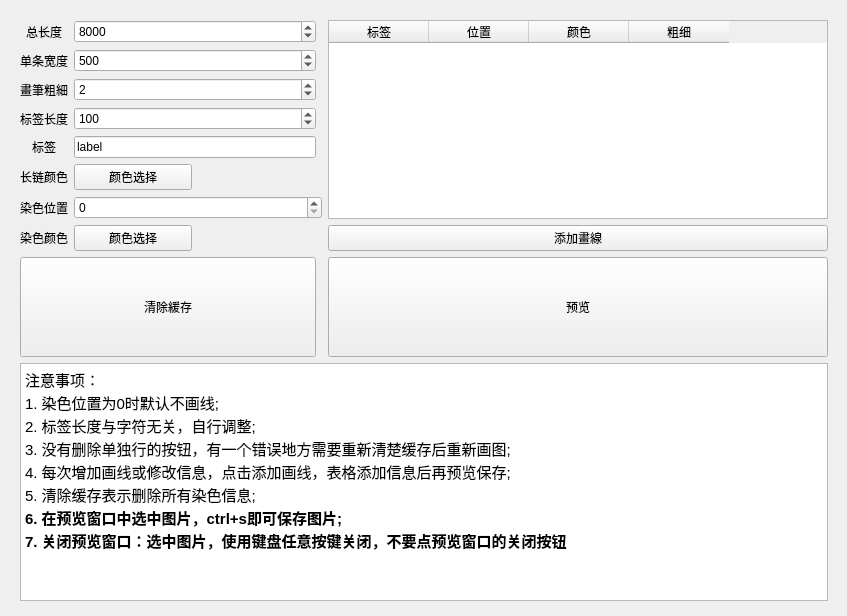
<?xml version="1.0" encoding="UTF-8"?>
<ui version="4.0">
 <class>MainWindow</class>
 <widget class="QMainWindow" name="MainWindow">
  <property name="geometry">
   <rect>
    <x>0</x>
    <y>0</y>
    <width>847</width>
    <height>616</height>
   </rect>
  </property>
  <property name="windowTitle">
   <string>MainWindow</string>
  </property>
  <widget class="QWidget" name="centralwidget">
   <widget class="QWidget" name="">
    <property name="geometry">
     <rect>
      <x>20</x>
      <y>20</y>
      <width>808</width>
      <height>581</height>
     </rect>
    </property>
    <layout class="QGridLayout" name="gridLayout">
     <item row="1" column="1">
      <widget class="QSpinBox" name="background_height">
       <property name="maximum">
        <number>1000000000</number>
       </property>
       <property name="value">
        <number>500</number>
       </property>
      </widget>
     </item>
     <item row="0" column="1">
      <widget class="QSpinBox" name="background_length">
       <property name="maximum">
        <number>1000000000</number>
       </property>
       <property name="value">
        <number>8000</number>
       </property>
      </widget>
     </item>
     <item row="0" column="3" rowspan="7">
      <widget class="QTableWidget" name="info_table">
       <property name="minimumSize">
        <size>
         <width>500</width>
         <height>0</height>
        </size>
       </property>
       <column>
        <property name="text">
         <string>标签</string>
        </property>
       </column>
       <column>
        <property name="text">
         <string>位置</string>
        </property>
       </column>
       <column>
        <property name="text">
         <string>颜色</string>
        </property>
       </column>
       <column>
        <property name="text">
         <string>粗细</string>
        </property>
       </column>
      </widget>
     </item>
     <item row="5" column="1">
      <layout class="QHBoxLayout" name="horizontalLayout_2">
       <item>
        <widget class="QPushButton" name="color_choose_2">
         <property name="text">
          <string>颜色选择</string>
         </property>
        </widget>
       </item>
       <item>
        <widget class="QWidget" name="color_widget_2" native="true"/>
       </item>
      </layout>
     </item>
     <item row="0" column="0">
      <widget class="QLabel" name="label">
       <property name="text">
        <string>总长度</string>
       </property>
       <property name="alignment">
        <set>Qt::AlignCenter</set>
       </property>
      </widget>
     </item>
     <item row="2" column="1">
      <widget class="QSpinBox" name="thickness">
       <property name="maximum">
        <number>50</number>
       </property>
       <property name="value">
        <number>2</number>
       </property>
      </widget>
     </item>
     <item row="6" column="0">
      <widget class="QLabel" name="label_4">
       <property name="text">
        <string>染色位置</string>
       </property>
       <property name="alignment">
        <set>Qt::AlignCenter</set>
       </property>
      </widget>
     </item>
     <item row="9" column="0" colspan="2">
      <widget class="QPushButton" name="clear_button">
       <property name="minimumSize">
        <size>
         <width>200</width>
         <height>100</height>
        </size>
       </property>
       <property name="text">
        <string>清除緩存</string>
       </property>
      </widget>
     </item>
     <item row="8" column="1">
      <layout class="QHBoxLayout" name="horizontalLayout">
       <item>
        <widget class="QPushButton" name="color_choose">
         <property name="text">
          <string>颜色选择</string>
         </property>
        </widget>
       </item>
       <item>
        <widget class="QWidget" name="color_widget" native="true"/>
       </item>
      </layout>
     </item>
     <item row="10" column="0" colspan="4">
      <widget class="QTextBrowser" name="textBrowser">
       <property name="html">
        <string>&lt;!DOCTYPE HTML PUBLIC &quot;-//W3C//DTD HTML 4.0//EN&quot; &quot;http://www.w3.org/TR/REC-html40/strict.dtd&quot;&gt;
&lt;html&gt;&lt;head&gt;&lt;meta name=&quot;qrichtext&quot; content=&quot;1&quot; /&gt;&lt;style type=&quot;text/css&quot;&gt;
p, li { white-space: pre-wrap; }
&lt;/style&gt;&lt;/head&gt;&lt;body style=&quot; font-family:'Ubuntu'; font-size:11pt; font-weight:400; font-style:normal;&quot;&gt;
&lt;p style=&quot; margin-top:0px; margin-bottom:0px; margin-left:0px; margin-right:0px; -qt-block-indent:0; text-indent:0px;&quot;&gt;注意事项：&lt;/p&gt;
&lt;p style=&quot; margin-top:0px; margin-bottom:0px; margin-left:0px; margin-right:0px; -qt-block-indent:0; text-indent:0px;&quot;&gt;1. 染色位置为0时默认不画线;&lt;/p&gt;
&lt;p style=&quot; margin-top:0px; margin-bottom:0px; margin-left:0px; margin-right:0px; -qt-block-indent:0; text-indent:0px;&quot;&gt;2. 标签长度与字符无关，自行调整;&lt;/p&gt;
&lt;p style=&quot; margin-top:0px; margin-bottom:0px; margin-left:0px; margin-right:0px; -qt-block-indent:0; text-indent:0px;&quot;&gt;3. 没有删除单独行的按钮，有一个错误地方需要重新清楚缓存后重新画图;&lt;/p&gt;
&lt;p style=&quot; margin-top:0px; margin-bottom:0px; margin-left:0px; margin-right:0px; -qt-block-indent:0; text-indent:0px;&quot;&gt;4. 每次增加画线或修改信息，点击添加画线，表格添加信息后再预览保存;&lt;/p&gt;
&lt;p style=&quot; margin-top:0px; margin-bottom:0px; margin-left:0px; margin-right:0px; -qt-block-indent:0; text-indent:0px;&quot;&gt;5. 清除缓存表示删除所有染色信息;&lt;/p&gt;
&lt;p style=&quot; margin-top:0px; margin-bottom:0px; margin-left:0px; margin-right:0px; -qt-block-indent:0; text-indent:0px;&quot;&gt;&lt;span style=&quot; font-weight:600;&quot;&gt;6. 在预览窗口中选中图片，ctrl+s即可保存图片;&lt;/span&gt;&lt;/p&gt;
&lt;p style=&quot; margin-top:0px; margin-bottom:0px; margin-left:0px; margin-right:0px; -qt-block-indent:0; text-indent:0px;&quot;&gt;&lt;span style=&quot; font-weight:600;&quot;&gt;7. 关闭预览窗口：选中图片，使用键盘任意按键关闭，不要点预览窗口的关闭按钮&lt;/span&gt;&lt;/p&gt;&lt;/body&gt;&lt;/html&gt;</string>
       </property>
      </widget>
     </item>
     <item row="9" column="3">
      <widget class="QPushButton" name="preview">
       <property name="minimumSize">
        <size>
         <width>0</width>
         <height>0</height>
        </size>
       </property>
       <property name="maximumSize">
        <size>
         <width>500</width>
         <height>100</height>
        </size>
       </property>
       <property name="text">
        <string>预览</string>
       </property>
       <property name="iconSize">
        <size>
         <width>16</width>
         <height>16</height>
        </size>
       </property>
      </widget>
     </item>
     <item row="5" column="0">
      <widget class="QLabel" name="label_5">
       <property name="text">
        <string>长链颜色</string>
       </property>
       <property name="alignment">
        <set>Qt::AlignCenter</set>
       </property>
      </widget>
     </item>
     <item row="4" column="0">
      <widget class="QLabel" name="label_6">
       <property name="text">
        <string>标签</string>
       </property>
       <property name="alignment">
        <set>Qt::AlignCenter</set>
       </property>
      </widget>
     </item>
     <item row="4" column="1">
      <widget class="QLineEdit" name="image_label">
       <property name="text">
        <string>label</string>
       </property>
      </widget>
     </item>
     <item row="6" column="1" colspan="2">
      <widget class="QSpinBox" name="color_pos">
       <property name="maximum">
        <number>1000000000</number>
       </property>
       <property name="value">
        <number>0</number>
       </property>
      </widget>
     </item>
     <item row="2" column="0">
      <widget class="QLabel" name="label_3">
       <property name="text">
        <string>畫筆粗細</string>
       </property>
       <property name="alignment">
        <set>Qt::AlignCenter</set>
       </property>
      </widget>
     </item>
     <item row="8" column="3">
      <widget class="QPushButton" name="next_pos">
       <property name="maximumSize">
        <size>
         <width>500</width>
         <height>30</height>
        </size>
       </property>
       <property name="text">
        <string>添加畫線</string>
       </property>
      </widget>
     </item>
     <item row="8" column="0">
      <widget class="QLabel" name="label_7">
       <property name="text">
        <string>染色颜色</string>
       </property>
       <property name="alignment">
        <set>Qt::AlignCenter</set>
       </property>
      </widget>
     </item>
     <item row="1" column="0">
      <widget class="QLabel" name="label_2">
       <property name="text">
        <string>单条宽度</string>
       </property>
       <property name="alignment">
        <set>Qt::AlignCenter</set>
       </property>
      </widget>
     </item>
     <item row="3" column="1">
      <widget class="QSpinBox" name="label_len">
       <property name="maximum">
        <number>8000</number>
       </property>
       <property name="value">
        <number>100</number>
       </property>
      </widget>
     </item>
     <item row="3" column="0">
      <widget class="QLabel" name="label_8">
       <property name="text">
        <string>标签长度</string>
       </property>
       <property name="alignment">
        <set>Qt::AlignCenter</set>
       </property>
      </widget>
     </item>
    </layout>
   </widget>
  </widget>
 </widget>
 <resources/>
 <connections/>
</ui>
